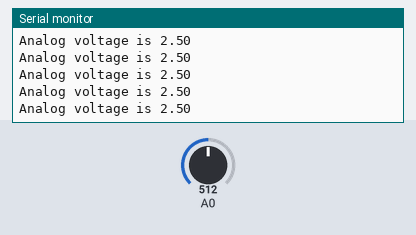
A sketch run on a simulated Arduino Uno, built with avr-gcc and run on an emulated ATmega328P. Parts: the last lines printed to the serial monitor. The test bench sets the inputs (shaded band); at power-on: A0 = 512.

Above: at 1.2 s.
1.3 s: A0 set to 716
At 2.3 s:
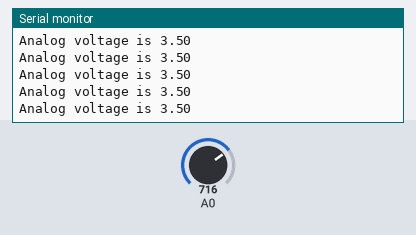
4.3 s: A0 set to 900
At 5.2 s:
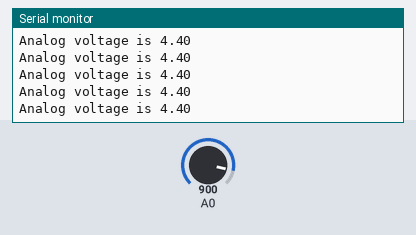
Timing chart, 0 to 7.3 s (numbered marks = the images above; inputs shaded):
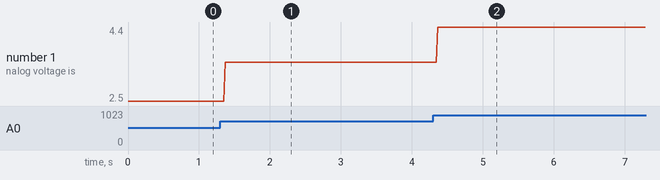

Measured:
- after the input at 1.3 s, the serial monitor: prints a new line after 0.07 s (image 1)
- after the input at 4.3 s, the serial monitor: prints a new line after 0.07 s (image 2)
- plotted number 1: 2.5 → 3.5 after the input at 1.3 s, 3.5 → 4.4 after the input at 4.3 s

The sketch:

adc_voltage.ino
```cpp
void setup()
{
  Serial.begin(9600);
}

void loop()
{
  int a = analogRead(A0);
  Serial.print("Analog voltage is ");
  Serial.println((a * 5.0) /1023.0);
}
```
